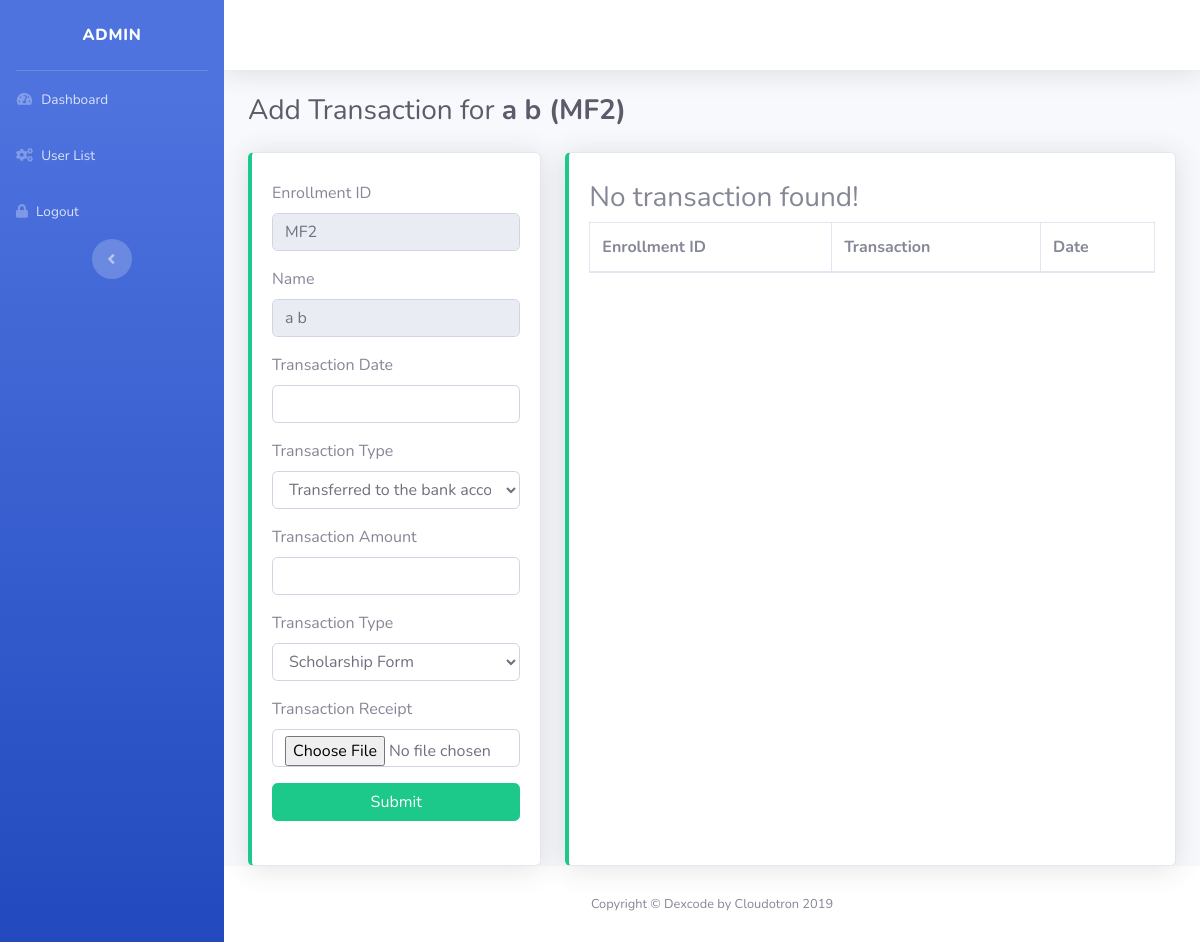
The page /admin/add-transaction.php?uid=2 (signed in) on the database its author committed.
### tables this page shows
CREATE TABLE `user` (
  `uid` int(11) NOT NULL,
  `fname` varchar(255) DEFAULT NULL,
  `lname` varchar(255) DEFAULT NULL,
  `email` varchar(255) DEFAULT NULL,
  `phone` varchar(255) DEFAULT NULL,
  `pass` text,
  `status` varchar(255) DEFAULT NULL,
  `token` varchar(255) DEFAULT NULL,
  `uform` varchar(255) DEFAULT NULL,
  `phase` varchar(255) DEFAULT NULL,
  `lang` varchar(255) DEFAULT NULL,
  `sch_status` varchar(255) DEFAULT NULL,
  `ec_status` varchar(255) DEFAULT NULL,
  `reg_dt` varchar(255) DEFAULT NULL
);

### dexcode/loader.php (called while the page is built, shortened)
<?php
include_once 'core/database/database.php';
class loader {
    public function __construct() {
        $this->database = new database;
    }
}

### dexcode/core/database/database.php (called while the page is built, shortened)
<?php
class database extends report{
    private $con;
    private $error;
    public function __construct() {
        $this->error = new report;
        try{
            $this->con = mysqli_connect(DATABASE_SERVER,DATABASE_USERNAME,DATABASE_PASSWORD,DATABASE_NAME) or die("Error!");
        }catch (Exception $ex) {
            $this->error->show($ex->getMessage(),$ex->getCode(), $ex->getLine(), $ex->getFile(), $ex->getTraceAsString());
        }
    }
    public function select($table,$condition="",$limit="",$order="",$return=""){
        try{
            if($table == ""){
                throw new Exception("Table Null! Valid name expected");
            }else if($condition == "" && $limit == "" && $order == ""){
                $sql = "select * from $table";
            }else{
                $sql = "select * from $table where $condition $limit $order";
            }
            $result=mysqli_query($this->con,$sql);
            switch($return){
                case "":
                    return $result;
                break;
            }
        } catch (Exception $ex) {
            $this->error->show($ex->getMessage(),$ex->getCode(),$ex->getLine(),$ex->getFile(),$ex->getTraceAsString());
        }
    }
}
?>

### admin/add-transaction.php (the view, shortened to what this page needs)
<?php include_once("header.php");
include_once("script.php");
$script = new script;
$u = $script->userInfo($_GET['uid']);
?>
        <div class="container-fluid">
          <h1 class="h3 mb-4 text-gray-800">Add Transaction for <b><?php echo $u['fname']." ".$u['lname']; ?> (MF<?php echo $u['uid'] ?>)</b> </h1>
          <div class="row">
            <div class="col-md-4">
                <div class="card border-left-success shadow py-2">
                    <div class="card-body">
                        <form method="post" enctype="multipart/form-data">
                            <div class="form-group">
                                <label>Enrollment ID</label>
                                <input type="text" class="form-control" value="MF<?php echo $u['uid'] ?>" disabled>
                            </div>
                            <div class="form-group">
                                <label>Name</label>
                                <input type="text" class="form-control" value="<?php echo $u['fname']." ".$u['lname']; ?>" disabled>
                            </div>
                            <div class="form-group">
                                <label>Transaction Date</label>
                                <input type="text" id="datepicker" class="form-control" name="tdt">
                            </div>
                            <div class="form-group">
                                <label>Transaction Type</label>
                                <select class="form-control" name="type">
                                    <option value="btc">Transferred to the bank account of the college</option>
                                </select>
                            </div>
                            <div class="form-group">
                                <label>Transaction Amount</label>
                                <input type="text" class="form-control"  name="tamt">
                            </div>
                            <div class="form-group">
                                <label>Transaction Type</label>
                                <select class="form-control" name="ttype">
                                    <option value="sch">Scholarship Form</option>
                                </select>
                            </div>
                            <div class="form-group">
                                <label>Transaction Receipt</label>
                                <input type="file" class="form-control" name="tfile">
                            </div>
                            <div class="form-group">
                                <input type="submit" name="sub" class="btn btn-success btn-block">
                            </div>
                        </form>
                    </div>
                </div>
            </div>
            <div class="col-md-8">
                <div class="card border-left-success shadow h-100 py-2">
                    <div class="card-body">
                            <div class="table-responsive">
                                <table id="example" class="table table-bordered">
                                    <thead>
                                        <tr>
                                            <th>Enrollment ID</th>
                                            <th>Transaction</th>
                                            <th>Date</th>
                                        </tr>
                                    </thead>
                                    <tbody>
                                    </tbody>
                                </table>
            			    </div>
                        </div>
                    </div>
                </div>
            </div>
        </div>
      </div>
<?php include_once("footer.php"); ?>

### rows shown on the page
user: fname "a", lname "b", uid "2", uid "MF2", fname+lname "a b"
